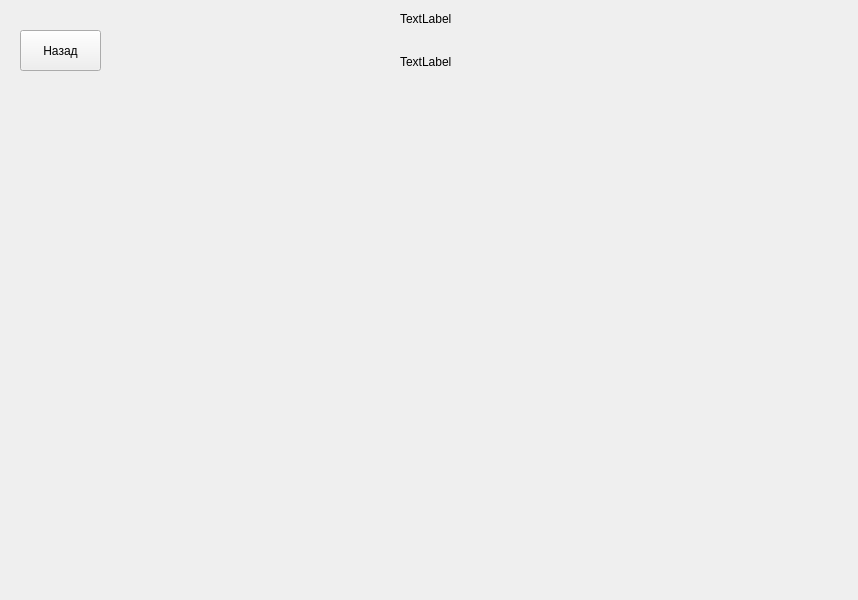
<?xml version="1.0" encoding="UTF-8"?>
<ui version="4.0">
 <class>Form</class>
 <widget class="QWidget" name="Form">
  <property name="geometry">
   <rect>
    <x>0</x>
    <y>0</y>
    <width>858</width>
    <height>600</height>
   </rect>
  </property>
  <property name="windowTitle">
   <string>Form</string>
  </property>
  <widget class="QLabel" name="hedgehog">
   <property name="geometry">
    <rect>
     <x>200</x>
     <y>80</y>
     <width>450</width>
     <height>450</height>
    </rect>
   </property>
   <property name="text">
    <string/>
   </property>
   <property name="pixmap">
    <pixmap>ёж2.png</pixmap>
   </property>
   <property name="scaledContents">
    <bool>true</bool>
   </property>
  </widget>
  <widget class="QPushButton" name="returnbtn">
   <property name="geometry">
    <rect>
     <x>20</x>
     <y>30</y>
     <width>81</width>
     <height>41</height>
    </rect>
   </property>
   <property name="text">
    <string>Назад</string>
   </property>
  </widget>
  <widget class="QWidget" name="verticalLayoutWidget">
   <property name="geometry">
    <rect>
     <x>400</x>
     <y>0</y>
     <width>160</width>
     <height>80</height>
    </rect>
   </property>
   <layout class="QVBoxLayout" name="verticalLayout">
    <item>
     <widget class="QLabel" name="result">
      <property name="text">
       <string>TextLabel</string>
      </property>
     </widget>
    </item>
    <item>
     <widget class="QLabel" name="notee">
      <property name="text">
       <string>TextLabel</string>
      </property>
     </widget>
    </item>
   </layout>
  </widget>
 </widget>
 <resources/>
 <connections/>
</ui>
